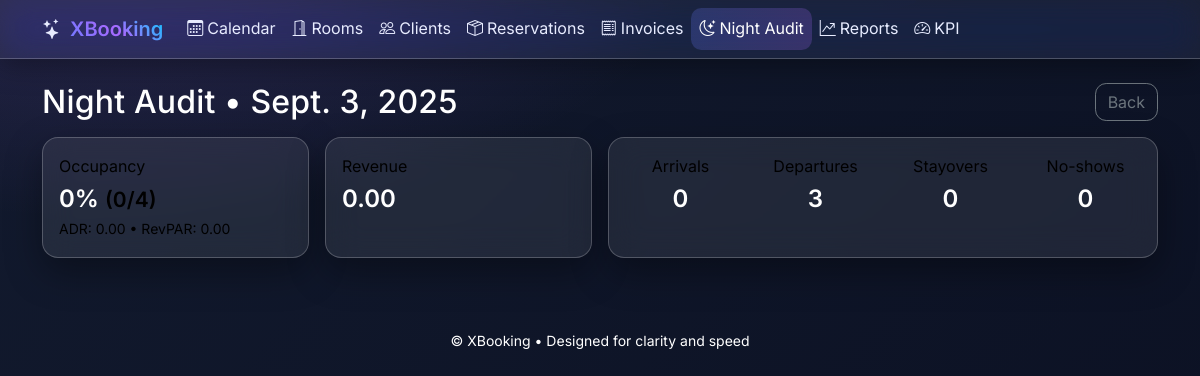
The app's page /audit/4/ (signed in) with its own data.
### hotellapp/models.py (models this page shows, shortened)
class NightAudit(models.Model):
    date = models.DateField(unique=True)
    closed_at = models.DateTimeField(auto_now_add=True)
    totals = models.JSONField(default=dict)
    notes = models.TextField(blank=True, null=True)
    class Meta:
        ordering = ["-date"]

### hotellapp/views.py (the view)
# urls.py: path("audit/<int:pk>/", NightAuditDetailView.as_view(), name="night_audit_detail"),
@method_decorator(login_required, name="dispatch")
class NightAuditDetailView(DetailView):
    model = NightAudit
    template_name = "hotellapp/night_audit_detail.html"
    context_object_name = "audit"

### templates/hotellapp/night_audit_detail.html (shortened to what this page needs)
{% extends "hotellapp/base.html" %}
{% block content %}
<div class="d-flex justify-content-between align-items-center mb-3">
  <h2 class="mb-0">Night Audit • {{ audit.date }}</h2>
  <a class="btn btn-outline-secondary" href="{% url 'night_audit_list' %}">Back</a>
</div>
<div class="row g-3 mb-3">
  <div class="col-md-3">
    <div class="card h-100">
      <div class="card-body">
        <div class="text-muted">Occupancy</div>
        <div class="fs-4 fw-semibold">{{ audit.totals.occupancy_percent }}% <small class="text-muted">({{ audit.totals.occupied_rooms }}/{{ audit.totals.total_rooms }})</small></div>
        <div class="text-muted small">ADR: {{ audit.totals.adr }} • RevPAR: {{ audit.totals.revpar }}</div>
      </div>
    </div>
  </div>
  <div class="col-md-3">
    <div class="card h-100">
      <div class="card-body">
        <div class="text-muted">Revenue</div>
        <div class="fs-4 fw-semibold">{{ audit.totals.revenue }}</div>
      </div>
    </div>
  </div>
  <div class="col-md-6">
    <div class="card h-100">
      <div class="card-body">
        <div class="row text-center">
          <div class="col">
            <div class="text-muted">Arrivals</div>
            <div class="fs-4 fw-semibold">{{ audit.totals.arrivals }}</div>
          </div>
          <div class="col">
            <div class="text-muted">Departures</div>
            <div class="fs-4 fw-semibold">{{ audit.totals.departures }}</div>
          </div>
          <div class="col">
            <div class="text-muted">Stayovers</div>
            <div class="fs-4 fw-semibold">{{ audit.totals.stayovers }}</div>
          </div>
          <div class="col">
            <div class="text-muted">No-shows</div>
            <div class="fs-4 fw-semibold">{{ audit.totals.no_shows }}</div>
          </div>
        </div>
      </div>
    </div>
  </div>
</div>
{% endblock %}

### static/css/app.css (style rules this page uses)
:root { --brand-primary: #5b6cff; --brand-secondary: #9b5de5; --brand-accent: #00d4ff; --brand-success: #22c55e; --brand-danger: #ef4444; --brand-warning: #f59e0b; --bg-900: #0f172a; --bg-800: #1e293b; --text-100: #ffffff; --text-300: #1e50af; --text-muted: #000000; --status-booked: var(--brand-primary); --status-checked-in: #16a34a; --status-checked-out: #7c3aed; --status-canceled: #dc2626; --room-available: #14b8a6; --room-occupied: #f97316; --room-cleaning: #facc15; --surface: rgba(255,255,255,0.06); --surface-strong: rgba(255,255,255,0.10); --border: rgba(255,255,255,0.15); --space-1: .25rem; --space-2: .5rem; --space-3: .75rem; --space-4: 1rem; --space-6: 1.5rem; --space-8: 2rem; }
html, body { height: 100%; }
body { font-family: "Inter", system-ui, -apple-system, "Segoe UI", Roboto, "Helvetica Neue", Arial, "Noto Sans", sans-serif; line-height: 1.6; background: radial-gradient(1200px 600px at 0% 0%, rgba(155,93,229,0.14), transparent 50%), radial-gradient(1200px 600px at 100% 100%, rgba(0,212,255,0.14), transparent 50%), linear-gradient(135deg, var(--bg-800), var(--bg-900)); color: var(--text-100); }
p, li, dt, dd, label, td, th, small, span, .form-label { color: var(--text-100); }
h1, h2, h3, h4, h5 { letter-spacing: .2px; margin-bottom: var(--space-4); color: var(--text-100); }
.text-muted { color: var(--text-muted) !important; }
.card { border: 1px solid var(--border); border-radius: 1rem; background: var(--surface); backdrop-filter: blur(16px); box-shadow: 0 12px 32px rgba(0, 0, 0, 0.25); transition: transform .2s ease, box-shadow .2s ease; color: var(--text-100); }
.btn { border-radius: .7rem; }

### static/css/theme_modern.css (style rules this page uses)
:root { --aurora-1: #6c7bff; --aurora-2: #a969ff; --aurora-3: #00d0ff; --aurora-ink: #e8ecff; --aurora-ink-soft: rgba(232, 236, 255, 0.7); --surface-0: rgba(255,255,255,0.08); --surface-1: rgba(255,255,255,0.12); --border-strong: rgba(255,255,255,0.22); }
body { background: radial-gradient(1200px 600px at 10% -10%, rgba(169,105,255,0.18), transparent 50%), radial-gradient(1000px 500px at 110% 110%, rgba(0,208,255,0.18), transparent 50%), linear-gradient(135deg, #121a2e, #0b1022) !important; color: var(--aurora-ink); }
.card { background: var(--surface-0) !important; border: 1px solid var(--border-strong) !important; border-radius: 1rem !important; box-shadow: 0 14px 36px rgba(0,0,0,.35) !important; transition: transform .18s ease, box-shadow .18s ease !important; }
.btn { border-radius: .7rem !important; }

### records on screen
NightAudit: date "Sept. 3, 2025", totals.occupancy_percent "0", totals.occupied_rooms "0", totals.total_rooms "4", totals.adr "0.00", totals.revpar "0.00", totals.revenue "0.00", totals.arrivals "0", totals.departures "3", totals.stayovers "0", totals.no_shows "0"
